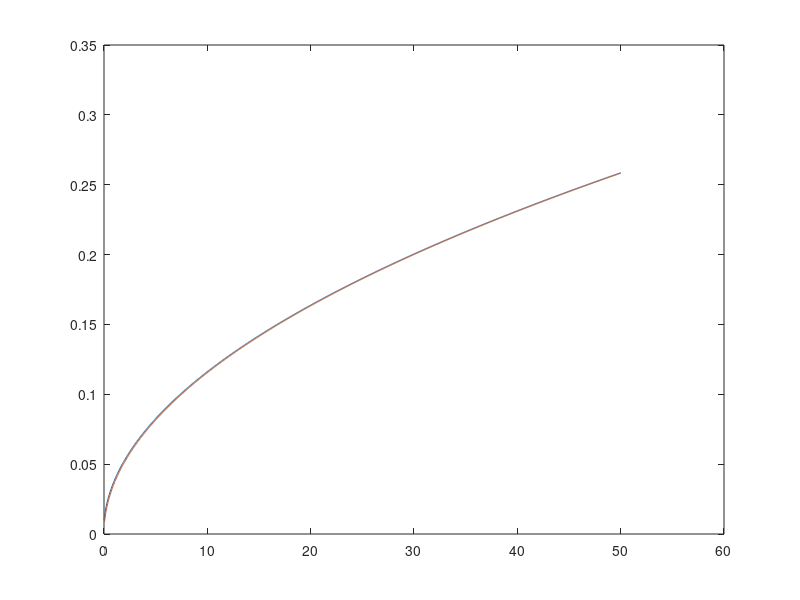

Recreate this plot in MATLAB.
clear all
clc
close all
mu1=3.3e-3; mu2=0; L=1e-6; sig=1.6; small=1e-2; r=5.5e-6;
x1=small; t1=small; t2=10; p1=0; p2=0; A=pi*r^2; pc=2*pi*r*(sig/A);
dp=p1-p2+pc;
%dp=p1-p2;
dt=0.05; n=1000; x=zeros(1,n+1); xe=zeros(1,n+1); t=zeros(1,n+1);
x(1)=x1;
t(1)=t1;
xe(1)=x1;
q=0;
v=0;
for i=1:n
a=8*(mu1*x(i) + mu2*(L-x(i))) ;  b=pi*r^4;
q=dp*b/a; v=q/A;
x(i+1)=x(i)+v*dt;
t(i+1)=t(i)+dt;
xe(i+1)=sqrt((r*sig*t(i+1))/(2*mu1));
end
plot(t,x,t,xe)
fprintf('Infiltration at t=%f should be %f',t(n+1),x(n+1))
ma=[t;x;xe];
mb=ma';
csvwrite('validation.csv',mb);